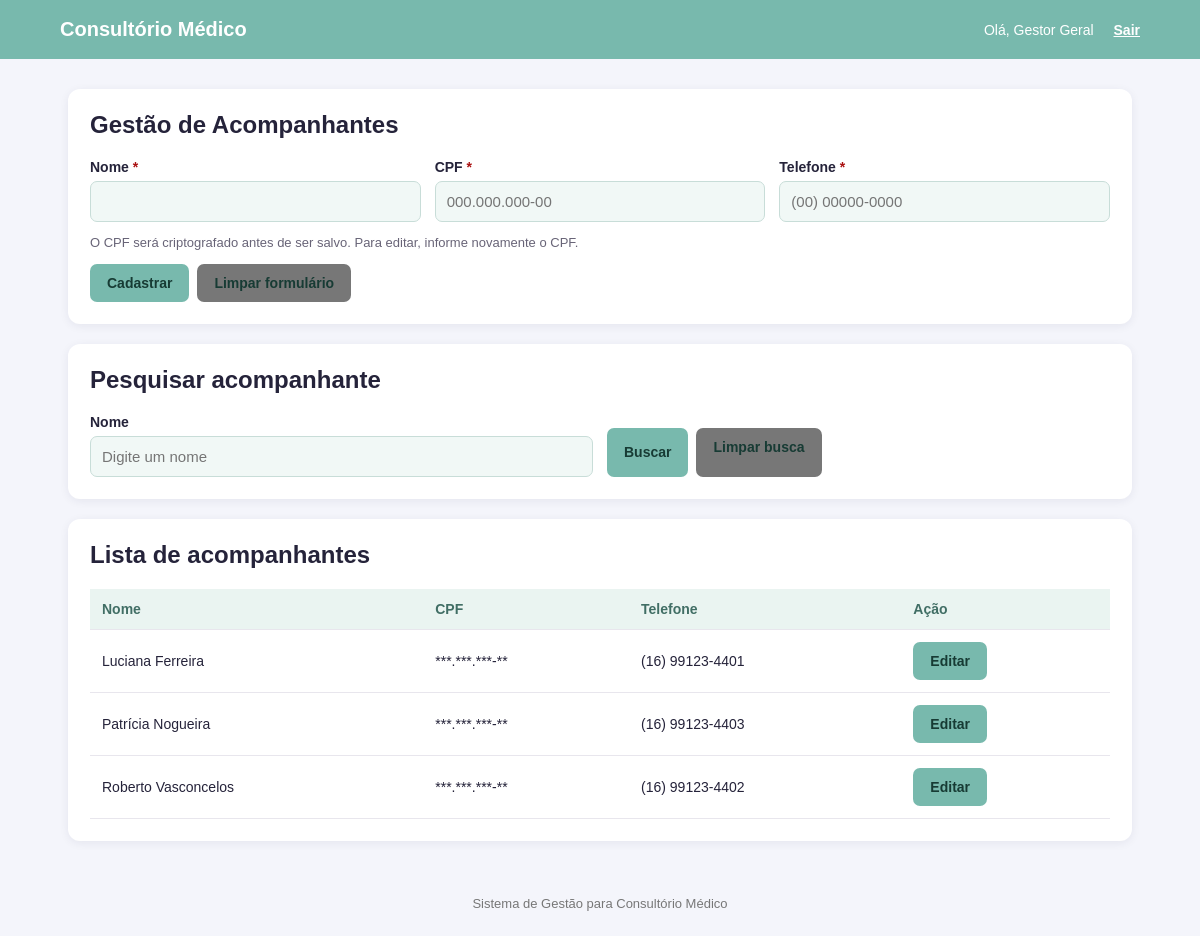
Screenshot of /acompanhantes.php (signed in) with the database file from the repository.
### tables this page shows
CREATE TABLE acompanhantes (
    id INT UNSIGNED AUTO_INCREMENT PRIMARY KEY,
    nome VARCHAR(100) NOT NULL,
    cpf_criptografado VARCHAR(255) NOT NULL,
    telefone VARCHAR(20) NOT NULL
);

### includes/functions.php (called while the page is built, shortened)
<?php
function e(?string $value): string {
    return htmlspecialchars((string)$value, ENT_QUOTES | ENT_SUBSTITUTE, 'UTF-8');
}
function masked_cpf(?string $encrypted): string {
    return '***.***.***-**';
}

### acompanhantes.php (the view, shortened to what this page needs)
<?php
require_once __DIR__ . '/includes/auth.php';
$edit = null;
$busca = trim((string) ($_GET['busca'] ?? ''));
if ($busca !== '') {
    $stmt = $pdo->prepare('SELECT id,nome,cpf_criptografado,telefone FROM acompanhantes WHERE nome LIKE ? ORDER BY nome');
    $stmt->execute(['%' . $busca . '%']);
} else {
    $stmt = $pdo->query('SELECT id,nome,cpf_criptografado,telefone FROM acompanhantes ORDER BY nome');
}
$rows = $stmt->fetchAll();
require __DIR__ . '/includes/header.php';
?>
<section class="panel">
    <h1>Gestão de Acompanhantes</h1>
    <form method="post">
        <div class="form-grid">
            <div><label>Nome <span class="required">*</span></label><input name="nome" required
                    value="<?= e($edit['nome'] ?? '') ?>"></div>
            <div><label>CPF <span class="required">*</span></label><input name="cpf" required inputmode="numeric"
                    maxlength="14" placeholder="000.000.000-00"></div>
            <div><label>Telefone <span class="required">*</span></label><input name="telefone" required
                    value="<?= e($edit['telefone'] ?? '') ?>" placeholder="(00) 00000-0000"></div>
        </div>
        <p class="muted">O CPF será criptografado antes de ser salvo. Para editar, informe novamente o CPF.</p>
        <div class="actions"><button type="submit"><?= $edit ? 'Salvar alterações' : 'Cadastrar' ?></button>
            <a class="btn secondary" href="acompanhantes.php">Limpar formulário</a>
        </div>
    </form>
</section>
<section class="panel">
    <h2>Pesquisar acompanhante</h2>
    <form method="get" class="form-grid">
        <div><label>Nome</label><input name="busca" value="<?= e($busca) ?>" placeholder="Digite um nome"></div>
        <div class="actions"><button type="submit">Buscar</button><a class="btn secondary"
                href="acompanhantes.php">Limpar busca</a></div>
    </form>
</section>
<section class="panel">
    <h2>Lista de acompanhantes</h2>
    <div class="table-wrap">
        <table>
            <thead>
                <tr>
                    <th>Nome</th>
                    <th>CPF</th>
                    <th>Telefone</th>
                    <th>Ação</th>
                </tr>
            </thead>
            <tbody>
                <?php foreach ($rows as $r): ?>
                    <tr>
                        <td><?= e($r['nome']) ?></td>
                        <td><?= e(masked_cpf($r['cpf_criptografado'])) ?></td>
                        <td><?= e($r['telefone']) ?></td>
                        <td><a class="btn" href="acompanhantes.php?editar=<?= (int) $r['id'] ?>">Editar</a></td>
                    </tr><?php endforeach; ?>
            </tbody>
        </table>
    </div>
</section>
<?php require __DIR__ . '/includes/footer.php'; ?>

### assets/style.css (style rules this page uses)
* { box-sizing: border-box }
body { margin: 0; background: #f4f5fb; color: #25233a; font-family: Arial, Helvetica, sans-serif }
.panel, .card { background: #fff; border-radius: 12px; padding: 22px; margin-bottom: 20px; box-shadow: 0 2px 10px #21164a12 }
.panel h1, .panel h2 { margin-top: 0 }
.form-grid { display: grid; grid-template-columns: repeat(auto-fit, minmax(210px, 1fr)); gap: 14px }
label { display: block; font-weight: bold; font-size: 14px; margin-bottom: 6px }
input, select { width: 100%; padding: 11px; border: 1px solid #c8ddd8; border-radius: 7px; font-size: 15px; background: #f1f8f6; color: #263b37 }
button, .btn { border: 0; border-radius: 7px; background: #78b9ad; color: #173b34; padding: 11px 17px; cursor: pointer; text-decoration: none; display: inline-block; font-size: 14px; font-weight: bold }
.btn.secondary { background: #777 }
.actions { display: flex; gap: 8px; flex-wrap: wrap; margin-top: 14px }
.table-wrap { overflow-x: auto }
table { width: 100%; border-collapse: collapse; background: #fff }
th, td { text-align: left; padding: 12px; border-bottom: 1px solid #e8e6ed; font-size: 14px }
th { background: #eaf4f1; color: #416e65 }
.muted { color: #686477; font-size: 13px }
.required { color: #a11 }

### rows the page displays
acompanhantes: nome "Luciana Ferreira", cpf_criptografado "***.***.***-**", telefone "(16) 99123-4401"
acompanhantes: nome "Patrícia Nogueira", cpf_criptografado "***.***.***-**", telefone "(16) 99123-4403"
acompanhantes: nome "Roberto Vasconcelos", cpf_criptografado "***.***.***-**", telefone "(16) 99123-4402"

### other values shown
current_user_name() "Gestor Geral"
